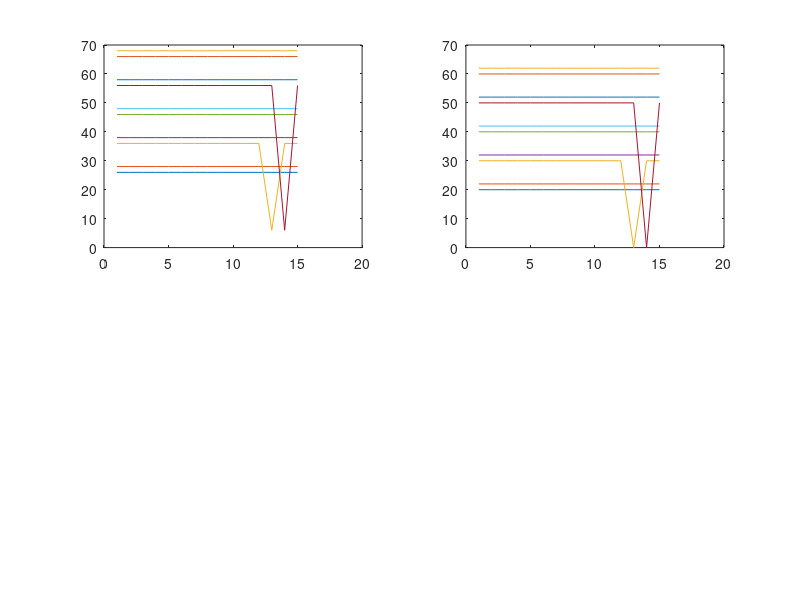

Here is the MATLAB script that generated this plot: (Note: this script raises an error after producing the figure.)
clear; clc;
A = [20 22 30 32 40 42 50 52 60 62; %15 x 10 Matrix 
    20 22 30 32 40 42 50 52 60 62;
    20 22 30 32 40 42 50 52 60 62;
    20 22 30 32 40 42 50 52 60 62;
    20 22 30 32 40 42 50 52 60 62;
    20 22 30 32 40 42 50 52 60 62;
    20 22 30 32 40 42 50 52 60 62;
    20 22 30 32 40 42 50 52 60 62;
    20 22 30 32 40 42 50 52 60 62;
    20 22 30 32 40 42 50 52 60 62;
    20 22 30 32 40 42 50 52 60 62;
    20 22 30 32 40 42 50 52 60 62;
    20 22 00 32 40 42 50 52 60 62;
    20 22 30 32 40 42 00 52 60 62;
    20 22 30 32 40 42 50 52 60 62]
B = A+6;
subplot(2,2,1);
plot(B);
subplot(2,2,2);
plot(A);
img = imread('cameraman.tif');
subplot(2,2,3);
plot(img);



